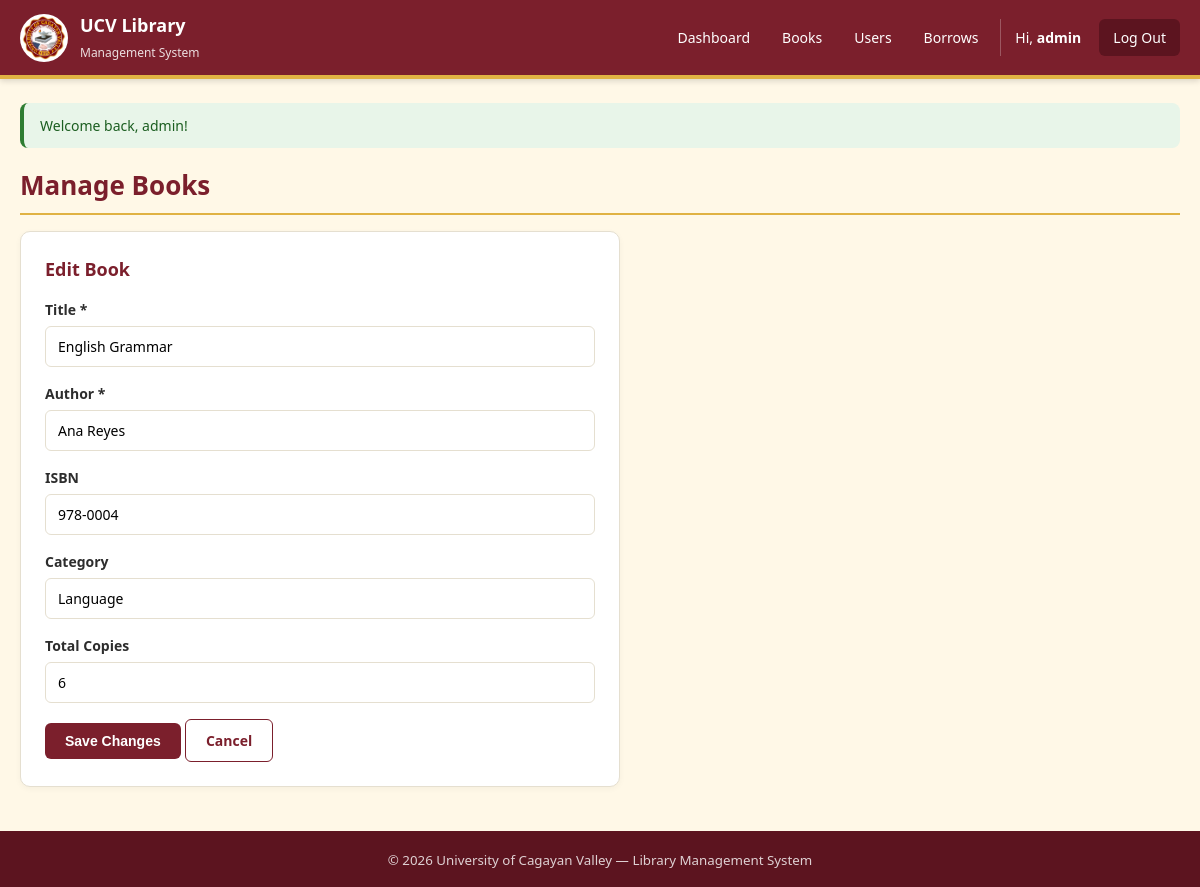
The page /admin/books.php?action=edit&id=4 (signed in) on the database its author committed.
### tables this page shows
CREATE TABLE `books` (
  `id` int(11) NOT NULL,
  `title` varchar(200) NOT NULL,
  `author` varchar(150) NOT NULL,
  `isbn` varchar(20) DEFAULT NULL,
  `category` varchar(50) DEFAULT NULL,
  `total_copies` int(11) NOT NULL DEFAULT 1,
  `available_copies` int(11) NOT NULL DEFAULT 1,
  `created_at` timestamp NOT NULL DEFAULT current_timestamp()
);

### includes/auth.php (called while the page is built, shortened)
<?php
function e($value) {
    return htmlspecialchars((string)$value, ENT_QUOTES, 'UTF-8');
}
?>

### admin/books.php (the view, shortened to what this page needs)
<?php
require_once __DIR__ . '/../config/database.php';
require_once __DIR__ . '/../includes/auth.php';
$action = $_GET['action'] ?? 'list';
$edit_book = null;
if ($action === 'edit' && isset($_GET['id'])) {
    $id = (int)$_GET['id'];
    $stmt = mysqli_prepare($conn, "SELECT * FROM books WHERE id = ?");
    mysqli_stmt_bind_param($stmt, 'i', $id);
    mysqli_stmt_execute($stmt);
    $edit_book = mysqli_fetch_assoc(mysqli_stmt_get_result($stmt));
}
include __DIR__ . '/../includes/header.php';
?>
<h1 class="page-title">Manage Books</h1>
<?php if ($action === 'add' || $action === 'edit'): ?>
    <div class="card" style="max-width:600px;">
        <h2 class="card-title"><?php echo $action === 'edit' ? 'Edit Book' : 'Add New Book'; ?></h2>
        <form method="post" action="books.php">
            <div class="form-group">
                <label>Title *</label>
                <input type="text" name="title" required
                       value="<?php echo e($edit_book['title'] ?? ''); ?>">
            </div>
            <div class="form-group">
                <label>Author *</label>
                <input type="text" name="author" required
                       value="<?php echo e($edit_book['author'] ?? ''); ?>">
            </div>
            <div class="form-group">
                <label>ISBN</label>
                <input type="text" name="isbn"
                       value="<?php echo e($edit_book['isbn'] ?? ''); ?>">
            </div>
            <div class="form-group">
                <label>Category</label>
                <input type="text" name="category"
                       value="<?php echo e($edit_book['category'] ?? ''); ?>">
            </div>
            <div class="form-group">
                <label>Total Copies</label>
                <input type="number" name="total_copies" min="1"
                       value="<?php echo (int)($edit_book['total_copies'] ?? 1); ?>">
            </div>
            <button type="submit" class="btn"><?php echo $action === 'edit' ? 'Save Changes' : 'Add Book'; ?></button>
            <a href="books.php" class="btn btn-outline">Cancel</a>
        </form>
    </div>
<?php endif; ?>
<?php include __DIR__ . '/../includes/footer.php'; ?>

### assets/style.css (style rules this page uses)
* { box-sizing: border-box; margin: 0; padding: 0; }
:root { --maroon: #7B1F2C; --maroon-dark: #5C141F; --maroon-light: #A23347; --gold: #E0B243; --gold-dark: #B8902F; --cream: #FFF8E7; --white: #FFFFFF; --text: #2D2D2D; --muted: #6B6B6B; --border: #E5DFD0; --success: #2E7D32; --danger: #C62828; --warning: #B8902F; --info: #1565C0; }
body { font-family: 'Segoe UI', Tahoma, Verdana, sans-serif; background: var(--cream); color: var(--text); min-height: 100vh; display: flex; flex-direction: column; line-height: 1.5; }
.page-title { color: var(--maroon); font-size: 26px; margin-bottom: 16px; border-bottom: 2px solid var(--gold); padding-bottom: 8px; }
.card { background: var(--white); border: 1px solid var(--border); border-radius: 10px; padding: 24px; box-shadow: 0 2px 6px rgba(0,0,0,0.04); margin-bottom: 20px; }
.card-title { color: var(--maroon); font-size: 18px; margin-bottom: 16px; }
.form-group { margin-bottom: 16px; }
.form-group label { display: block; font-size: 14px; font-weight: 600; color: var(--text); margin-bottom: 6px; }
.form-group input, .form-group select, .form-group textarea { width: 100%; padding: 10px 12px; border: 1px solid var(--border); border-radius: 6px; font-size: 14px; font-family: inherit; background: var(--white); transition: border-color 0.2s, box-shadow 0.2s; }
.btn { display: inline-block; padding: 10px 20px; border: none; border-radius: 6px; background: var(--maroon); color: var(--white); font-size: 14px; font-weight: 600; cursor: pointer; text-decoration: none; transition: background 0.2s, transform 0.1s; }
.btn-outline { background: transparent; color: var(--maroon); border: 1px solid var(--maroon); }

### rows shown on the page
books: title "English Grammar", author "Ana Reyes", isbn "978-0004", category "Language", total_copies "6"

### other values the page prints
$_SESSION['full_name'] "admin"
$flash['message'] "Welcome back, admin!"
